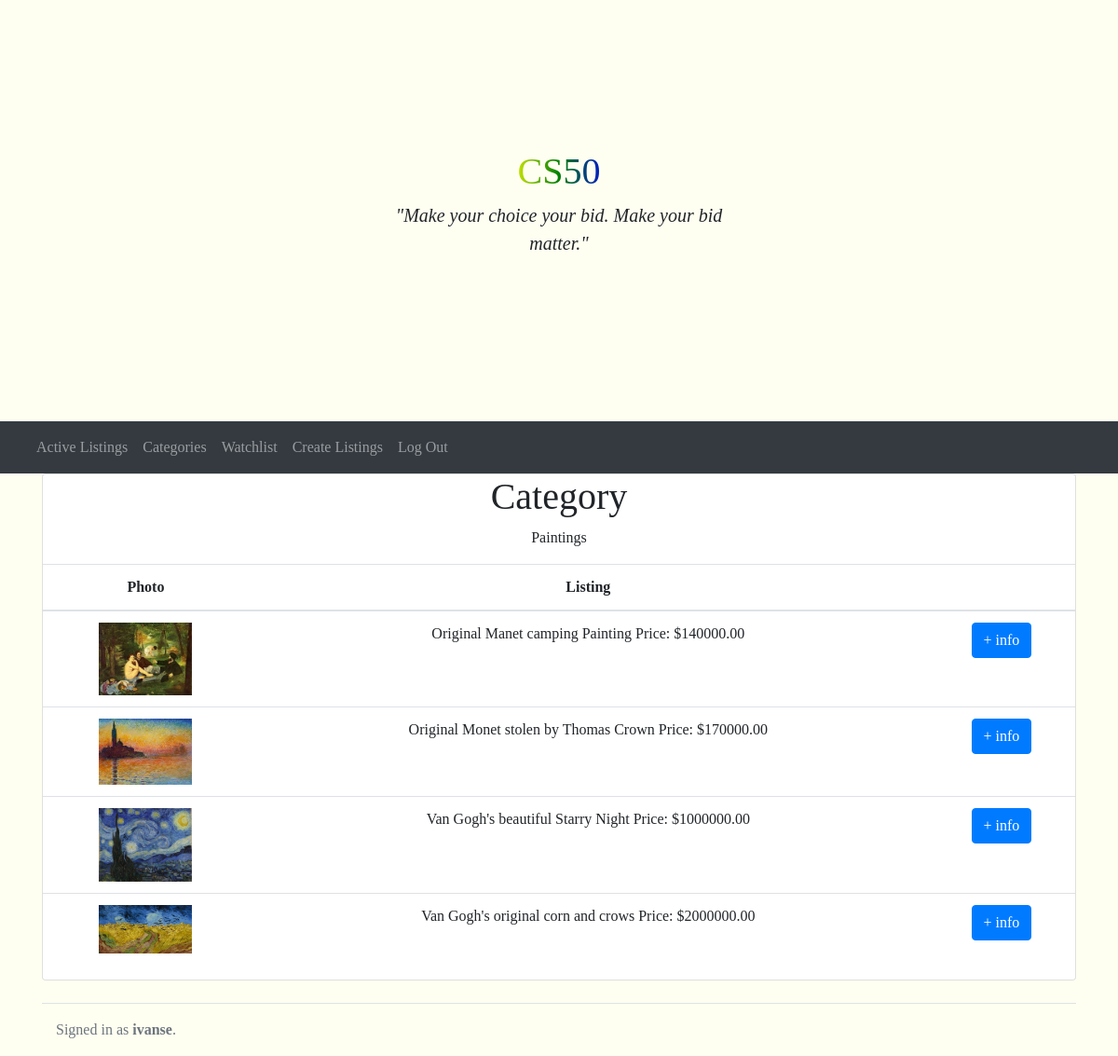
Screenshot of /categorie/painting (signed in) with the database file from the repository.
### auctions/models.py (models this page shows)
class listing(models.Model):
    item = models.CharField(max_length=255)
    description = models.CharField(max_length=255, blank=True)
    price = models.DecimalField(max_digits=10, decimal_places=2)
    category = models.CharField(max_length=67, choices=dicCategorie)
    tophorizon = models.DateTimeField(auto_now_add=True, blank=True)
    owner = models.ForeignKey(
        User, on_delete=models.CASCADE, related_name="owners")
    bid = models.ManyToManyField(bid, blank=True, related_name="bid")
    comments = models.ManyToManyField(
        comment, blank=True, related_name="comments")
    photo = models.ImageField(null=True, blank=True)
    closed = models.BooleanField(default=False)

class User(AbstractUser):
    pass

### auctions/views.py (the view)
# urls.py: path("categorie/<str:category>", views.add_category_view, name="show"),
@login_required
def add_category_view(request,category):
    category_ = category
    listings_ = listing.objects.filter(category=category_)
    cat_ = dict(dicCategorie)
    return render(request, 'auctions/categorie.html', {
        "listings": listings_,
        "category": cat_[category_]
    })

### auctions/templates/auctions/categorie.html
{% extends 'auctions/layout.html' %}
{% block body %}
<div class="container">
  <div class="card" >
    <h1 class="text">Category</h1>
    <p>{{ category }}</p>
    <table class="table">
      <thead>
        <tr>
          <th scope="col">Photo</th>
          <th scope="col">Listing</th>
          <th scope="col"></th>
        </tr>
      </thead>
      <tbody>
          {% for listing in listings %}
        <tr>
          <th scope="row">
            <img src="{{ listing.photo.url }}" alt="image" style="width: 100px; height: auto">
          </th>
          <td>
            {{ listing.description }}
            Price: ${{ listing.price }}
          </td>
          <td>
            <a href="{% url 'listing' listing.id %}" type="submit" class="btn btn-primary">+ info</a>
          </td>
        </tr>
          {% endfor %}
      </tbody>
    </table>
  </div>
</div>
{% endblock %}

### auctions/templates/auctions/layout.html (shortened to what this page needs)
{% load static %}
<!DOCTYPE html>
<html lang="en">
<head>
  <link rel="stylesheet" href="https://stackpath.bootstrapcdn.com/bootstrap/4.4.1/css/bootstrap.min.css"
>
  <link href="{% static 'auctions/styles.css' %}" rel="stylesheet">
</head>
<body>
  <div class="position-relative overflow-hidden p-3 p-md-5 m-md-3 text-center ">
    <div class="col-md-5 p-lg-5 mx-auto my-5">
      <h1 class="rainbow-text">CS50</h1>
      <p class="lead fw-normal"><i class="fas fa-wine-bottle text">"Make your choice your bid. Make your bid matter."</i>
      </p>
    </div>
  </div>
  <nav class="navbar navbar-expand-sm navbar-dark bg-dark" aria-label="Third navbar example">
    <div class="container-fluid">
      <div class="collapse navbar-collapse" id="navbarsExample03">
        <ul class="navbar-nav me-auto mb-2 mb-sm-0">
          <li class="nav-item">
            <a class="nav-link" href="{% url 'index' %}">Active Listings</a>
          </li>
          <li class="nav-item">
            <a class="nav-link" href="{% url 'categories' %}">Categories</a>
          </li>
          <li class="nav-item">
            <a class="nav-link" href="{% url 'watchlist' %}">Watchlist</a>
          </li>
          <li class="nav-item">
            <a class="nav-link" href="{% url 'create_listings' %}">Create Listings</a>
          </li>
          {% if user.is_authenticated %}
          <li class="nav-item">
            <a class="nav-link" href="{% url 'logout' %}">Log Out</a>
          </li>
          {% endif %}
        </ul>
      </div>
    </div>
  </nav>
  <div class="container-fluid justify-content-center">
    {% block body %}
    {% endblock %}
  </div>
  <div class="container">
    <footer class="d-flex flex-wrap justify-content-between align-items-center py-3 my-4 border-top">
      <div class="col-md-4 d-flex align-items-center">
        <span class="text-muted">{% if user.is_authenticated %}
          Signed in as <strong>{{ user.username }}</strong>.
          {% else %}
          Not signed in.
          {% endif %}</span>
      </div>
    </footer>
  </div>
</body>
</html>

### auctions/static/auctions/styles.css (style rules this page uses)
html,body { height: 100%; width: 100%; }

### rows the page displays
listing: photo (picture), description "Original Manet camping Painting", price "140000.00"
listing: photo (picture), description "Original Monet stolen by Thomas Crown", price "170000.00"
listing: photo (picture), description "Van Gogh's beautiful Starry Night", price "1000000.00"
listing: photo (picture), description "Van Gogh's original corn and crows", price "2000000.00"
User: username "ivanse"

### other values shown
{{ category }} "Paintings"
